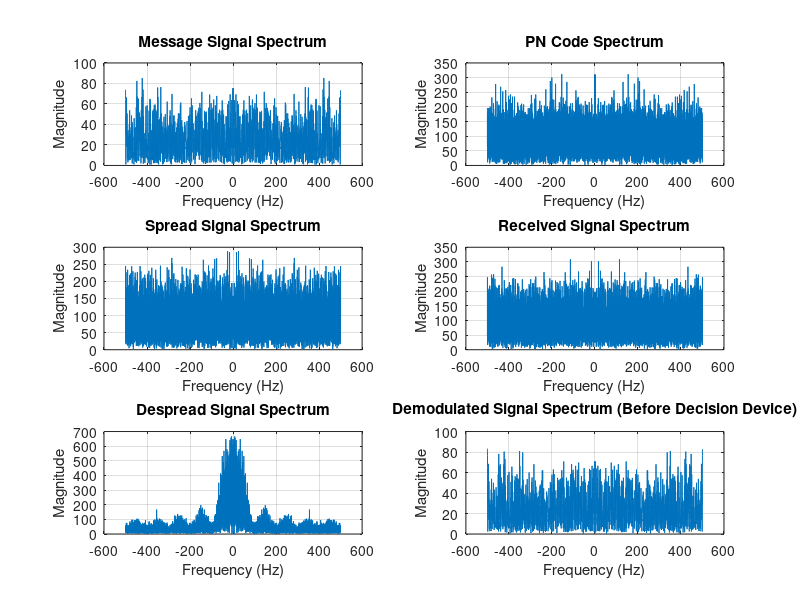

MATLAB code to generate this figure:
% Parameters
M = 2; % BPSK modulation
numBits = 1e3; % Number of bits
chipRate = 10; % Chips per bit
snr = 10; % Signal-to-noise ratio in dB
fs = 1000; % Sampling frequency
% Generate random bits
dataBits = randi([0 1], numBits, 1);
% BPSK Modulation
modulatedData = 2*dataBits - 1; % BPSK mapping (0 -> -1, 1 -> 1)
% Generate PN sequence (chips)
pnSequence = randi([0 1], numBits*chipRate, 1);
pnSequence = 2*pnSequence - 1; % Convert to bipolar (-1, 1)
% Spread the signal
spreadSignal = repelem(modulatedData, chipRate) .* pnSequence;
% Transmit over AWGN channel
receivedSignal = awgn(spreadSignal, snr, 'measured');
% Despread the signal
despreadSignal = receivedSignal .* pnSequence;
despreadBits = sum(reshape(despreadSignal, chipRate, numBits), 1)' / chipRate;
% BPSK Demodulation
receivedBits = despreadBits > 0;
% Calculate Bit Error Rate (BER)
BER_DSSS = sum(dataBits ~= receivedBits) / numBits;
% Calculate FFT for plotting spectra
n = length(spreadSignal);
frequencies = (-n/2:n/2-1)*(fs/n);
% Message signal spectrum
messageSpectrum = fftshift(fft(modulatedData, n));
% PN code spectrum
pnSpectrum = fftshift(fft(pnSequence, n));
% Modulated signal spectrum (spread signal)
spreadSignalSpectrum = fftshift(fft(spreadSignal, n));
% Received signal spectrum
receivedSignalSpectrum = fftshift(fft(receivedSignal, n));
% Despread signal spectrum
despreadSignalSpectrum = fftshift(fft(despreadSignal, n));
% Plotting
figure;
% Message signal spectrum
subplot(3,2,1);
plot(frequencies, abs(messageSpectrum));
title('Message Signal Spectrum');
xlabel('Frequency (Hz)');
ylabel('Magnitude');
grid on;
% PN code spectrum
subplot(3,2,2);
plot(frequencies, abs(pnSpectrum));
title('PN Code Spectrum');
xlabel('Frequency (Hz)');
ylabel('Magnitude');
grid on;
% Spread signal spectrum
subplot(3,2,3);
plot(frequencies, abs(spreadSignalSpectrum));
title('Spread Signal Spectrum');
xlabel('Frequency (Hz)');
ylabel('Magnitude');
grid on;
% Received signal spectrum
subplot(3,2,4);
plot(frequencies, abs(receivedSignalSpectrum));
title('Received Signal Spectrum');
xlabel('Frequency (Hz)');
ylabel('Magnitude');
grid on;
% Despread signal spectrum
subplot(3,2,5);
plot(frequencies, abs(despreadSignalSpectrum));
title('Despread Signal Spectrum');
xlabel('Frequency (Hz)');
ylabel('Magnitude');
grid on;
% Demodulated signal spectrum (before decision device)
demodulatedSignalSpectrum = fftshift(fft(despreadBits, n));
subplot(3,2,6);
plot(frequencies, abs(demodulatedSignalSpectrum));
title('Demodulated Signal Spectrum (Before Decision Device)');
xlabel('Frequency (Hz)');
ylabel('Magnitude');
grid on;
fprintf('DSSS BER: %e\n', BER_DSSS);